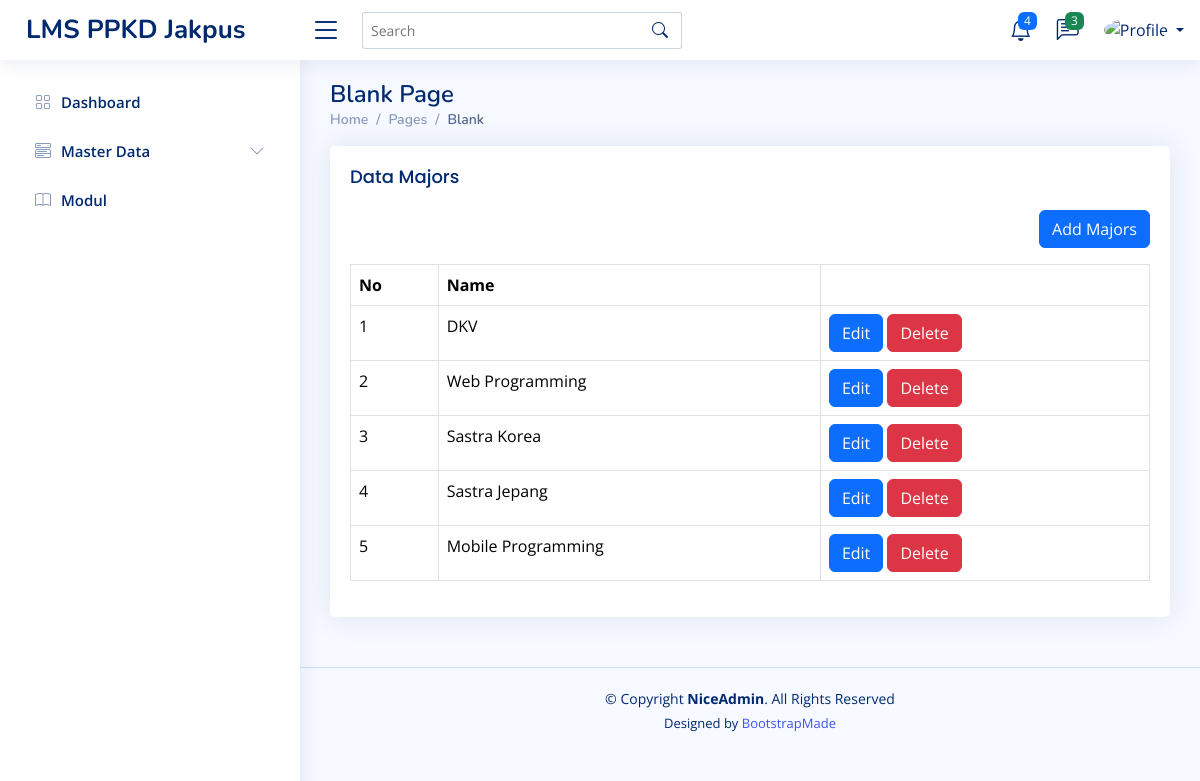
The app's page /home.php?page=majors with its own data.
### tables this page shows
CREATE TABLE `menus` (
  `id` int(11) NOT NULL,
  `parent_id` int(5) DEFAULT NULL,
  `name` varchar(50) NOT NULL,
  `icon` varchar(50) NOT NULL,
  `url` varchar(50) DEFAULT NULL,
  `urutan` int(11) DEFAULT NULL,
  `created_at` timestamp NOT NULL DEFAULT current_timestamp(),
  `updated_at` timestamp NULL DEFAULT NULL ON UPDATE current_timestamp()
);

CREATE TABLE `majors` (
  `id` int(11) NOT NULL,
  `name` varchar(50) NOT NULL,
  `created_at` timestamp NOT NULL DEFAULT current_timestamp(),
  `updated_at` timestamp NULL DEFAULT NULL ON UPDATE current_timestamp()
);

### content/majors.php (the view)
<?php
  $query = mysqli_query($config, "SELECT * FROM majors ORDER BY id DESC");
  $rows = mysqli_fetch_all($query, MYSQLI_ASSOC);
?>
<div class="row">
    <div class="col-12">
      <div class="card">
        <div class="card-body">
          <h5 class="card-title">Data Majors</h5>
          <div class="mb-3" align="right">
            <a href="?page=tambah-majors" class="btn btn-primary">Add Majors</a>
          </div>
          <div class="table-responsive">
            <table class="table table-bordered">
              <thead>
                <tr>
                  <th>No</th>
                  <th>Name</th>
                  <th></th>
                </tr>
              </thead>
              <tbody>
                <?php
                      foreach($rows as $index => $row): ?>
                <tr>
                  <td><?php echo $index += 1;  ?></td>
                  <td><?php echo $row['name']?></td>
                  <td>
                        <a href="?page=tambah-majors&edit=<?php echo $row['id'] ?>" class="btn btn-primary">Edit</a>
                        <a onclick="return confirm('Are u Sure wanna delete this?')" href="?page=tambah-majors&delete=<?php echo $row['id'] ?>" class="btn btn-danger">Delete</a>
                  </td>
                </tr>
                 <?php endforeach ?>
              </tbody>
            </table>
          </div>
        </div>
      </div>
    </div>
</div>

### inc/sidebar.php (shortened to what this page needs)
<?php
    $queryMainMenu = mysqli_query($config, "SELECT * FROM menus WHERE parent_id = 0 OR parent_id=''");
    $rowMainMenu = mysqli_fetch_all($queryMainMenu, MYSQLI_ASSOC);
?>
<aside id="sidebar" class="sidebar">
    <ul class="sidebar-nav" id="sidebar-nav">
      <?php foreach ($rowMainMenu as $mainMenu): ?>
        <?php
            $id_menu = $mainMenu['id'];
            $querySubMenu = mysqli_query($config, "SELECT * FROM menus WHERE parent_id='$id_menu' ORDER BY urutan ASC")
          ?>
        <?php if(mysqli_num_rows($querySubMenu) > 0): ?>
      <li class="nav-item">
        <a class="nav-link collapsed" data-bs-target="#menu-<?php echo $mainMenu['id']?>" data-bs-toggle="collapse" href="#">
          <i class="<?php echo $mainMenu['icon']?>"></i><span><?php echo $mainMenu['name']?></span><i class="bi bi-chevron-down ms-auto"></i>
        </a>
      </li>
      <?php elseif(!empty($mainMenu['url'])): ?>
          <li class="nav-item">
        <a class="nav-link collapsed" href="<?php echo $mainMenu['url'] ?>">
          <i class="<?php echo $mainMenu['icon'] ?>"></i>
          <span><?php echo $mainMenu['name'] ?></span>
        </a>
      </li>
        <?php endif ?>
      <?php endforeach ?>
    </ul>
  </aside>

### assets/css/style.css (style rules this page uses)
:root { scroll-behavior: smooth; }
body { font-family: "Open Sans", sans-serif; background: #f6f9ff; color: #444444; }
a { color: #4154f1; text-decoration: none; }
h1, h2, h3, h4, h5, h6 { font-family: "Nunito", sans-serif; }
.card { margin-bottom: 30px; border: none; border-radius: 5px; box-shadow: 0px 0 30px rgba(1, 41, 112, 0.1); }
.card-title { padding: 20px 0 15px 0; font-size: 18px; font-weight: 500; color: #012970; font-family: "Poppins", sans-serif; }
.card-body { padding: 0 20px 20px 20px; }
.sidebar { position: fixed; top: 60px; left: 0; bottom: 0; width: 300px; z-index: 996; transition: all 0.3s; padding: 20px; overflow-y: auto; scrollbar-width: thin; scrollbar-color: #aab7cf transparent; box-shadow: 0px 0px 20px rgba(1, 41, 112, 0.1); background-color: #fff; }
.sidebar-nav { padding: 0; margin: 0; list-style: none; }
.sidebar-nav li { padding: 0; margin: 0; list-style: none; }
.sidebar-nav .nav-item { margin-bottom: 5px; }
.sidebar-nav .nav-link { display: flex; align-items: center; font-size: 15px; font-weight: 600; color: #4154f1; transition: 0.3; background: #f6f9ff; padding: 10px 15px; border-radius: 4px; }
.sidebar-nav .nav-link i { font-size: 16px; margin-right: 10px; color: #4154f1; }
.sidebar-nav .nav-link.collapsed { color: #012970; background: #fff; }
.sidebar-nav .nav-link.collapsed i { color: #899bbd; }
.sidebar-nav .nav-link .bi-chevron-down { margin-right: 0; transition: transform 0.2s ease-in-out; }

### records on screen
menus: name "Dashboard"
menus: name "Master Data"
menus: name "Modul"
majors: index "1", name "DKV"
majors: index "2", name "Web Programming"
majors: index "3", name "Sastra Korea"
majors: index "4", name "Sastra Jepang"
majors: index "5", name "Mobile Programming"
